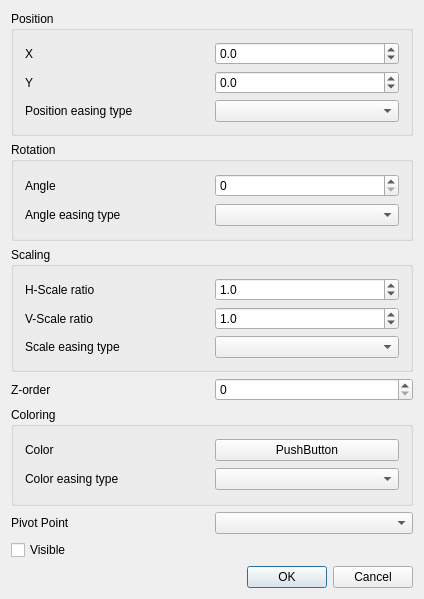
<?xml version="1.0" encoding="UTF-8"?>
<ui version="4.0">
 <class>displayItemPropEdit</class>
 <widget class="QDialog" name="displayItemPropEdit">
  <property name="geometry">
   <rect>
    <x>0</x>
    <y>0</y>
    <width>424</width>
    <height>599</height>
   </rect>
  </property>
  <property name="windowTitle">
   <string>displayItemPropEdit</string>
  </property>
  <layout class="QVBoxLayout" name="verticalLayout_5">
   <item>
    <widget class="QGroupBox" name="groupBox">
     <property name="title">
      <string>Position</string>
     </property>
     <layout class="QVBoxLayout" name="verticalLayout">
      <item>
       <layout class="QHBoxLayout" name="horizontalLayout">
        <item>
         <widget class="QLabel" name="label">
          <property name="text">
           <string>X</string>
          </property>
         </widget>
        </item>
        <item>
         <widget class="QDoubleSpinBox" name="m_ctlX">
          <property name="decimals">
           <number>1</number>
          </property>
          <property name="minimum">
           <double>-9999.000000000000000</double>
          </property>
          <property name="maximum">
           <double>9999.000000000000000</double>
          </property>
         </widget>
        </item>
       </layout>
      </item>
      <item>
       <layout class="QHBoxLayout" name="horizontalLayout_2">
        <item>
         <widget class="QLabel" name="label_2">
          <property name="text">
           <string>Y</string>
          </property>
         </widget>
        </item>
        <item>
         <widget class="QDoubleSpinBox" name="m_ctlY">
          <property name="decimals">
           <number>1</number>
          </property>
          <property name="minimum">
           <double>-9999.000000000000000</double>
          </property>
          <property name="maximum">
           <double>9999.000000000000000</double>
          </property>
         </widget>
        </item>
       </layout>
      </item>
      <item>
       <layout class="QHBoxLayout" name="horizontalLayout_12">
        <item>
         <widget class="QLabel" name="label_12">
          <property name="text">
           <string>Position easing type</string>
          </property>
         </widget>
        </item>
        <item>
         <widget class="QComboBox" name="m_cboEasing"/>
        </item>
       </layout>
      </item>
     </layout>
    </widget>
   </item>
   <item>
    <widget class="QGroupBox" name="groupBox_2">
     <property name="title">
      <string>Rotation</string>
     </property>
     <layout class="QVBoxLayout" name="verticalLayout_2">
      <item>
       <layout class="QHBoxLayout" name="horizontalLayout_3">
        <item>
         <widget class="QLabel" name="label_3">
          <property name="text">
           <string>Angle</string>
          </property>
         </widget>
        </item>
        <item>
         <widget class="QDoubleSpinBox" name="m_ctlAngle">
          <property name="decimals">
           <number>0</number>
          </property>
          <property name="maximum">
           <double>360.000000000000000</double>
          </property>
         </widget>
        </item>
       </layout>
      </item>
      <item>
       <layout class="QHBoxLayout" name="horizontalLayout_13">
        <item>
         <widget class="QLabel" name="label_13">
          <property name="text">
           <string>Angle easing type</string>
          </property>
         </widget>
        </item>
        <item>
         <widget class="QComboBox" name="m_cboEasing_2"/>
        </item>
       </layout>
      </item>
     </layout>
    </widget>
   </item>
   <item>
    <widget class="QGroupBox" name="groupBox_3">
     <property name="title">
      <string>Scaling</string>
     </property>
     <layout class="QVBoxLayout" name="verticalLayout_3">
      <item>
       <layout class="QHBoxLayout" name="horizontalLayout_4">
        <item>
         <widget class="QLabel" name="label_4">
          <property name="text">
           <string>H-Scale ratio</string>
          </property>
         </widget>
        </item>
        <item>
         <widget class="QDoubleSpinBox" name="m_ctlScalingX">
          <property name="decimals">
           <number>1</number>
          </property>
          <property name="maximum">
           <double>999.000000000000000</double>
          </property>
          <property name="singleStep">
           <double>0.100000000000000</double>
          </property>
          <property name="value">
           <double>1.000000000000000</double>
          </property>
         </widget>
        </item>
       </layout>
      </item>
      <item>
       <layout class="QHBoxLayout" name="horizontalLayout_5">
        <item>
         <widget class="QLabel" name="label_5">
          <property name="text">
           <string>V-Scale ratio</string>
          </property>
         </widget>
        </item>
        <item>
         <widget class="QDoubleSpinBox" name="m_ctlScalingY">
          <property name="decimals">
           <number>1</number>
          </property>
          <property name="maximum">
           <double>999.000000000000000</double>
          </property>
          <property name="singleStep">
           <double>0.100000000000000</double>
          </property>
          <property name="value">
           <double>1.000000000000000</double>
          </property>
         </widget>
        </item>
       </layout>
      </item>
      <item>
       <layout class="QHBoxLayout" name="horizontalLayout_16">
        <item>
         <widget class="QLabel" name="label_16">
          <property name="text">
           <string>Scale easing type</string>
          </property>
         </widget>
        </item>
        <item>
         <widget class="QComboBox" name="m_cboEasing_5"/>
        </item>
       </layout>
      </item>
     </layout>
    </widget>
   </item>
   <item>
    <layout class="QHBoxLayout" name="horizontalLayout_6">
     <item>
      <widget class="QLabel" name="label_6">
       <property name="text">
        <string>Z-order</string>
       </property>
      </widget>
     </item>
     <item>
      <widget class="QSpinBox" name="m_ctlZOrder"/>
     </item>
    </layout>
   </item>
   <item>
    <widget class="QGroupBox" name="groupBox_4">
     <property name="title">
      <string>Coloring</string>
     </property>
     <layout class="QVBoxLayout" name="verticalLayout_4">
      <item>
       <layout class="QHBoxLayout" name="horizontalLayout_7">
        <item>
         <widget class="QLabel" name="label_7">
          <property name="text">
           <string>Color</string>
          </property>
         </widget>
        </item>
        <item>
         <widget class="QColorPickerPushButton" name="m_ctlImageColor">
          <property name="text">
           <string>PushButton</string>
          </property>
         </widget>
        </item>
       </layout>
      </item>
      <item>
       <layout class="QHBoxLayout" name="horizontalLayout_14">
        <item>
         <widget class="QLabel" name="label_14">
          <property name="text">
           <string>Color easing type</string>
          </property>
         </widget>
        </item>
        <item>
         <widget class="QComboBox" name="m_cboEasing_3"/>
        </item>
       </layout>
      </item>
     </layout>
    </widget>
   </item>
   <item>
    <layout class="QHBoxLayout" name="horizontalLayout_9">
     <item>
      <widget class="QLabel" name="label_9">
       <property name="text">
        <string>Pivot Point</string>
       </property>
      </widget>
     </item>
     <item>
      <widget class="QComboBox" name="m_cboCenter"/>
     </item>
    </layout>
   </item>
   <item>
    <widget class="QCheckBox" name="m_cbVisible">
     <property name="text">
      <string>Visible</string>
     </property>
    </widget>
   </item>
   <item>
    <widget class="QDialogButtonBox" name="buttonBox">
     <property name="standardButtons">
      <set>QDialogButtonBox::Cancel|QDialogButtonBox::Ok</set>
     </property>
    </widget>
   </item>
  </layout>
 </widget>
 <layoutdefault spacing="6" margin="11"/>
 <customwidgets>
  <customwidget>
   <class>QColorPickerPushButton</class>
   <extends>QPushButton</extends>
   <header>qcolorpickerpushbutton.h</header>
  </customwidget>
 </customwidgets>
 <resources/>
 <connections/>
</ui>
